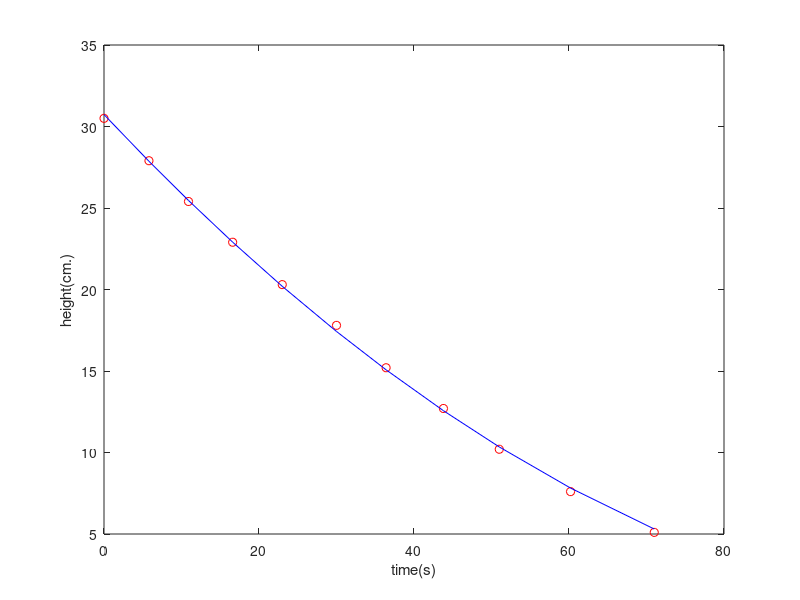

Reproduce this figure in MATLAB. (Note: this script raises an error after producing the figure.)
function simple_nlinfit_updated
% This is an example program to do simple non-linear regression against a
% single model equation; it can be adapted to do more complicted
% regression and use multiple equations and data sets simultaneously, if
% needed.

% The specific example uses lsqfit to regress the parameters in a test 
% model against h(t) data.
% The data used below are from Denn Table 2.1
h=[30.5 27.9 25.4 22.9 20.3 17.8 15.2 12.7 10.2 7.6 5.1];
t=[0 5.8 10.9 16.6 23.0 30 36.4 43.8 51 60.2 71];

npoints=length(t); % this is the number of entries in h=[] and t=[]

%Let X denote the vector of time values
%Let Y denote the vector of height values
% these lines can easily be changed to input other types of data (e.g., concentrations and rates)
X=t; 
Y=h;
%Let b0 denote the vector of initial guesses for the model parameters
%See also, the functional form in the Function "ycalc" listed below
b0=[30;.01]

%Use the built-in function "nlinfit" to use nonlinear least-squares
%regression to estimate best-fit values of the model parameters
[bfinal,Resid,Jac,COVB,MSE]=nlinfit(X,Y,@Model,b0);
h0_pred=real(bfinal(1))
k=real(bfinal(2))


%Plot the actual data (height vs. time) and compare with the predicted
%curve of h(t).  By convention, plot actual data as symbols, and plot
%predictions or models as continuous curves.
% If you are changing the data inputs and model(s), adjust the plot labels
% accordingly

for i=1:npoints
    %make sure this equation matches that in the function "ycalc" below
    h_pred(i)=h0_pred*(1-k/sqrt(h0_pred)*X(i))^2;
end



plot(X,h,'ro',X,h_pred,'b-') % these can be tailored to your needs
xlabel('time(s)'); % these can be tailored to your needs
ylabel('height(cm.)'); % these can be tailored to your needs
%Use the built-in function "nlparci" to estimate the 95% confidence
%intervals for the fitted parameters
ci = nlparci([h0_pred,k],Resid,'covar',COVB)

% the function below needs to be adjusted based on whatever equation(s) you
% are trying to fit against your data; be sure to also change the
% corresponding equation for h_pred being calculated above
function ycalc=Model(b,X)
h0=b(1);
k=b(2);
npts=length(X);
for i=1:npts % make sure that the index "i" runs from "1" to the number of data points in your data set
% that you entered for the h(t) vector and t vector at the top of the program 
    %ycalc(i)=h0*exp(-k*X(i));
    ycalc(i)=h0*(1-k/sqrt(h0)*X(i))^2; % this is the "model equation" being fit; tailor it to your needs
end
ycalc=ycalc;

